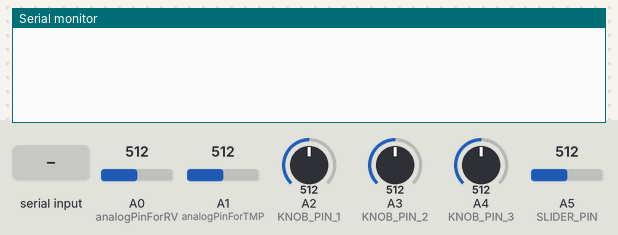
Recording of a sketch running on a simulated Arduino Uno, built with avr-gcc and run on an emulated ATmega328P. On the bench: the last lines printed to the serial monitor. The test bench sets the inputs (shaded band); at power-on: A0 (analogPinForRV) = 512, A1 (analogPinForTMP) = 512, A2 (KNOB_PIN_1) = 512, A3 (KNOB_PIN_2) = 512, A4 (KNOB_PIN_3) = 512, A5 (SLIDER_PIN) = 512.

Above: at 1.2 s.
1.3 s: byte 30 received over Serial
At 1.46 s:
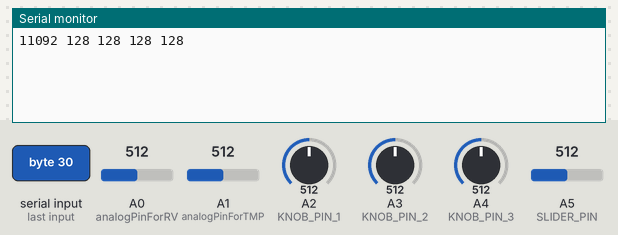
3.2 s: A0 (analogPinForRV) set to 716
At 3.28 s:
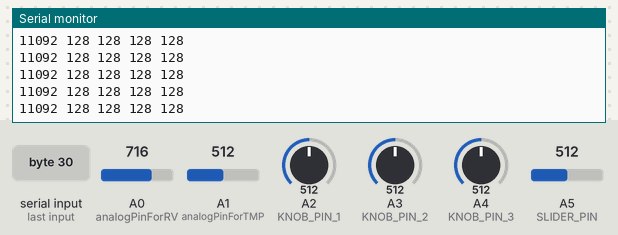
4.7 s: A1 (analogPinForTMP) set to 716
At 4.71 s:
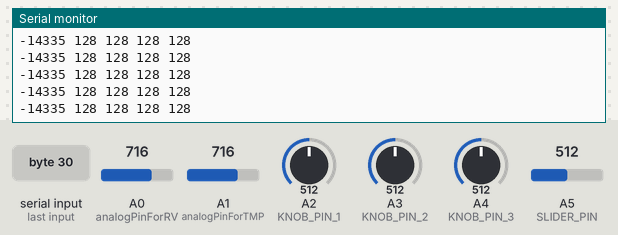
6.2 s: A2 (KNOB_PIN_1) set to 716
At 6.33 s:
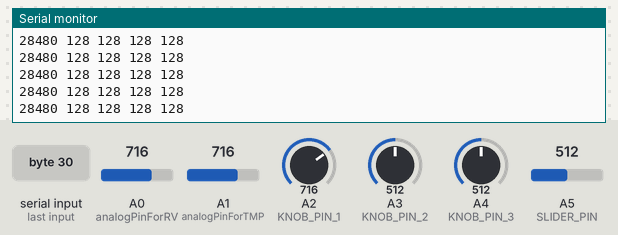
7.7 s: A3 (KNOB_PIN_2) set to 716
At 7.75 s:
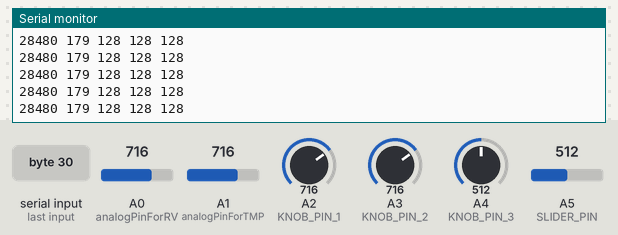
9.2 s: A4 (KNOB_PIN_3) set to 716
At 9.38 s:
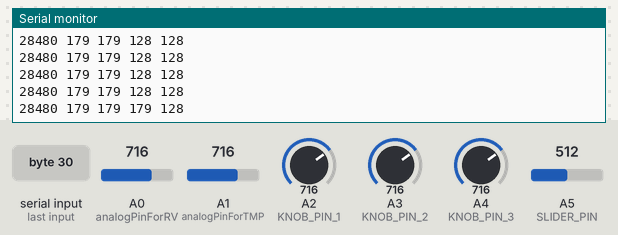
Timing chart, 0 to 11.7 s (numbered marks = the images above; inputs shaded):
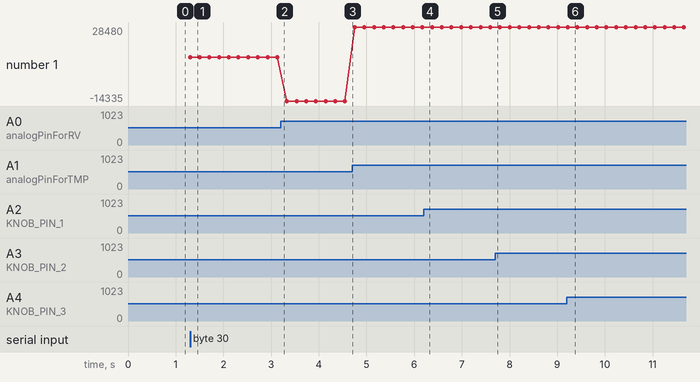

Measured:
- after the input at 1.3 s, the serial monitor: prints a new line at once (image 1)
- after the input at 9.2 s, the serial monitor: prints a new line at once (image 6)
- plotted number 1: 11092 → -14335 after the input at 3.2 s, -14335 → 28480 after the input at 4.7 s

The sketch:

BEWI.ino
```cpp
/*
 *  https://moderndevice.com/products/wind-sensor
 */

#define analogPinForRV    A0   // change to pins you the analog pins are using
#define analogPinForTMP   A1

#define KNOB_PIN_1 A2
#define KNOB_PIN_2 A3
#define KNOB_PIN_3 A4
#define SLIDER_PIN A5 //todo: use both slider pins and average them

//#define NUM_BUTTONS 11;

bool started = false;

long countervalue = 0; // counter value

// to calibrate your sensor, put a glass over it, but the sensor should not be
// touching the desktop surface however.
// adjust the zeroWindAdjustment until your sensor reads about zero with the glass over it.

const float zeroWindAdjustment =  0.2; // negative numbers yield smaller wind speeds and vice versa.

int TMP_Therm_ADunits;  //temp termistor value from wind sensor
float RV_Wind_ADunits;    //RV output from wind sensor
float RV_Wind_Volts;
unsigned long lastMillis;
int TempCtimes100;
float zeroWind_ADunits;
float zeroWind_volts;
float WindSpeed_MPH;
int windspeed;

void setup() {

  Serial.begin(115200);   // faster printing to get a bit better throughput on extended info

  pinMode( KNOB_PIN_1, INPUT );
  pinMode( KNOB_PIN_2, INPUT );
  pinMode( KNOB_PIN_3, INPUT );
  pinMode( SLIDER_PIN, INPUT );

  /*
  for (int i = 0; i < NUM_BUTTONS; i++) {
       pinMode(i, INPUT);
       buttonPressed[i] = false;
  }
  */
}

void loop() {


  if(Serial.available()) // check to see if there's serial data in the buffer
  {
    int serialvalue = Serial.read(); //hang until read a byte of serial data (Max is ready)
    started = true;
  }

  if (started) {

    if (millis() - lastMillis > 200){      // read every 200 ms - printing slows this down further

      TMP_Therm_ADunits = analogRead(analogPinForTMP); // Temp_Volts = TMP_Therm_ADunits * 0.0048828125
      RV_Wind_ADunits = analogRead(analogPinForRV);
      RV_Wind_Volts = (RV_Wind_ADunits *  0.0048828125);

      // these are all derived from regressions from raw data as such they depend on a lot of experimental factors
      // such as accuracy of temp sensors, and voltage at the actual wind sensor, (wire losses) which were unaccouted for.
      TempCtimes100 = (0.005 *((float)TMP_Therm_ADunits * (float)TMP_Therm_ADunits)) - (16.862 * (float)TMP_Therm_ADunits) + 9075.4;

      zeroWind_ADunits = -0.0006*((float)TMP_Therm_ADunits * (float)TMP_Therm_ADunits) + 1.0727 * (float)TMP_Therm_ADunits + 47.172;  //  13.0C  553  482.39

      zeroWind_volts = (zeroWind_ADunits * 0.0048828125) - zeroWindAdjustment;

      // This from a regression from data in the form of
      // Vraw = V0 + b * WindSpeed ^ c
      // V0 is zero wind at a particular temperature
      // The constants b and c were determined by some Excel wrangling with the solver.
      WindSpeed_MPH =  pow(((RV_Wind_Volts - zeroWind_volts) /.2300) , 2.7265);

      //SUCK SPEED
      //int windspeed = (int)((RV_Wind_Volts - zeroWind_volts) * 100);
      Serial.print((int)(WindSpeed_MPH * 1000));
      Serial.print(" ");

      //KNOB 1
      Serial.print(analogRead(KNOB_PIN_1) / 4);
      Serial.print(" ");

      //KNOB 2
      Serial.print(analogRead(KNOB_PIN_2) / 4);
      Serial.print(" ");

      //KNOB 3
      Serial.print(analogRead(KNOB_PIN_3) / 4);
      Serial.print(" ");

      //SLIDER
      Serial.print(analogRead(SLIDER_PIN) / 4);

      /*
      for (int i = 0; i < NUM_BUTTONS; i++) {
        Serial.print(" "); // print a space
        Serial.print( digitalRead(i) ); // print the button value
      }
      */

      Serial.println(); // print a line-feed

      //increment the counter
      countervalue = (countervalue+1);

      lastMillis = millis();
    }

  }

}
```
